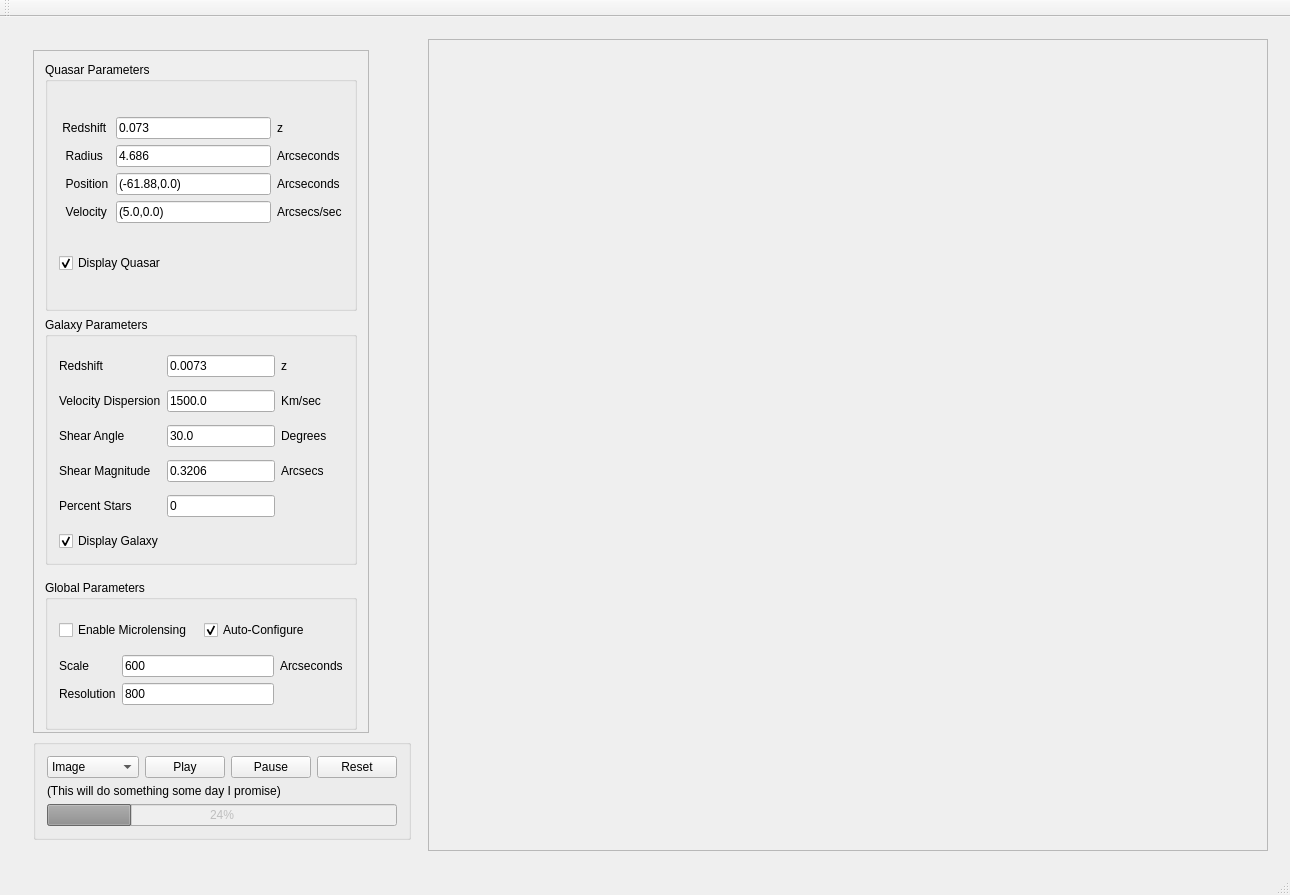
<?xml version="1.0" encoding="UTF-8"?>
<ui version="4.0">
 <class>GravitationalLensing</class>
 <widget class="QMainWindow" name="GravitationalLensing">
  <property name="geometry">
   <rect>
    <x>0</x>
    <y>0</y>
    <width>1290</width>
    <height>895</height>
   </rect>
  </property>
  <property name="windowTitle">
   <string>Gravitational Lensing</string>
  </property>
  <widget class="QWidget" name="centralWidget">
   <layout class="QVBoxLayout" name="verticalLayout">
    <item>
     <widget class="QScrollArea" name="scrollArea">
      <property name="frameShape">
       <enum>QFrame::NoFrame</enum>
      </property>
      <property name="widgetResizable">
       <bool>true</bool>
      </property>
      <widget class="QWidget" name="scrollAreaWidgetContents">
       <property name="geometry">
        <rect>
         <x>0</x>
         <y>0</y>
         <width>1266</width>
         <height>824</height>
        </rect>
       </property>
       <layout class="QHBoxLayout" name="horizontalLayout">
        <item>
         <widget class="QFrame" name="frame">
          <property name="maximumSize">
           <size>
            <width>400</width>
            <height>16777215</height>
           </size>
          </property>
          <property name="frameShape">
           <enum>QFrame::NoFrame</enum>
          </property>
          <property name="frameShadow">
           <enum>QFrame::Raised</enum>
          </property>
          <layout class="QVBoxLayout" name="verticalLayout_3">
           <item alignment="Qt::AlignLeft">
            <widget class="QScrollArea" name="scrollArea_2">
             <property name="maximumSize">
              <size>
               <width>400</width>
               <height>180000</height>
              </size>
             </property>
             <property name="widgetResizable">
              <bool>true</bool>
             </property>
             <widget class="QWidget" name="scrollAreaWidgetContents_2">
              <property name="geometry">
               <rect>
                <x>0</x>
                <y>0</y>
                <width>374</width>
                <height>646</height>
               </rect>
              </property>
              <layout class="QVBoxLayout" name="verticalLayout_2">
               <item>
                <widget class="QGroupBox" name="groupBox_3">
                 <property name="enabled">
                  <bool>true</bool>
                 </property>
                 <property name="sizePolicy">
                  <sizepolicy hsizetype="Minimum" vsizetype="Preferred">
                   <horstretch>0</horstretch>
                   <verstretch>0</verstretch>
                  </sizepolicy>
                 </property>
                 <property name="minimumSize">
                  <size>
                   <width>30</width>
                   <height>0</height>
                  </size>
                 </property>
                 <property name="maximumSize">
                  <size>
                   <width>16777215</width>
                   <height>264</height>
                  </size>
                 </property>
                 <property name="title">
                  <string>Quasar Parameters</string>
                 </property>
                 <layout class="QGridLayout" name="gridLayout_4">
                  <item row="5" column="1">
                   <widget class="QCheckBox" name="displayQuasar">
                    <property name="layoutDirection">
                     <enum>Qt::LeftToRight</enum>
                    </property>
                    <property name="text">
                     <string>Display Quasar</string>
                    </property>
                    <property name="checked">
                     <bool>true</bool>
                    </property>
                   </widget>
                  </item>
                  <item row="0" column="1">
                   <layout class="QGridLayout" name="gridLayout_5">
                    <item row="2" column="1">
                     <widget class="QLineEdit" name="qPosition">
                      <property name="text">
                       <string>(-61.88,0.0)</string>
                      </property>
                     </widget>
                    </item>
                    <item row="2" column="2">
                     <widget class="QLabel" name="label_10">
                      <property name="text">
                       <string>Arcseconds </string>
                      </property>
                     </widget>
                    </item>
                    <item row="2" column="0">
                     <widget class="QLabel" name="label_7">
                      <property name="text">
                       <string>  Position</string>
                      </property>
                     </widget>
                    </item>
                    <item row="1" column="1">
                     <widget class="QLineEdit" name="qRadius">
                      <property name="text">
                       <string>4.686</string>
                      </property>
                     </widget>
                    </item>
                    <item row="3" column="0">
                     <widget class="QLabel" name="label_6">
                      <property name="text">
                       <string>  Velocity</string>
                      </property>
                     </widget>
                    </item>
                    <item row="3" column="1">
                     <widget class="QLineEdit" name="qVelocity">
                      <property name="text">
                       <string>(5.0,0.0)</string>
                      </property>
                     </widget>
                    </item>
                    <item row="3" column="2">
                     <widget class="QLabel" name="label_8">
                      <property name="text">
                       <string>Arcsecs/sec</string>
                      </property>
                     </widget>
                    </item>
                    <item row="1" column="2">
                     <widget class="QLabel" name="label_19">
                      <property name="text">
                       <string>Arcseconds</string>
                      </property>
                     </widget>
                    </item>
                    <item row="0" column="0">
                     <widget class="QLabel" name="label_9">
                      <property name="text">
                       <string> Redshift </string>
                      </property>
                     </widget>
                    </item>
                    <item row="1" column="0">
                     <widget class="QLabel" name="label_4">
                      <property name="text">
                       <string>  Radius</string>
                      </property>
                     </widget>
                    </item>
                    <item row="0" column="1">
                     <widget class="QLineEdit" name="qRedshift">
                      <property name="text">
                       <string>0.073</string>
                      </property>
                     </widget>
                    </item>
                    <item row="0" column="2">
                     <widget class="QLabel" name="label_5">
                      <property name="text">
                       <string>z</string>
                      </property>
                     </widget>
                    </item>
                   </layout>
                  </item>
                 </layout>
                </widget>
               </item>
               <item>
                <widget class="QGroupBox" name="groupBox_4">
                 <property name="sizePolicy">
                  <sizepolicy hsizetype="Preferred" vsizetype="Preferred">
                   <horstretch>0</horstretch>
                   <verstretch>0</verstretch>
                  </sizepolicy>
                 </property>
                 <property name="minimumSize">
                  <size>
                   <width>30</width>
                   <height>0</height>
                  </size>
                 </property>
                 <property name="maximumSize">
                  <size>
                   <width>16777215</width>
                   <height>263</height>
                  </size>
                 </property>
                 <property name="title">
                  <string>Galaxy Parameters</string>
                 </property>
                 <layout class="QGridLayout" name="gridLayout">
                  <item row="5" column="1">
                   <widget class="QCheckBox" name="displayGalaxy">
                    <property name="layoutDirection">
                     <enum>Qt::LeftToRight</enum>
                    </property>
                    <property name="text">
                     <string>Display Galaxy</string>
                    </property>
                    <property name="checked">
                     <bool>true</bool>
                    </property>
                   </widget>
                  </item>
                  <item row="0" column="2">
                   <widget class="QLabel" name="label_15">
                    <property name="text">
                     <string/>
                    </property>
                   </widget>
                  </item>
                  <item row="0" column="1" rowspan="2">
                   <layout class="QGridLayout" name="gridLayout_3">
                    <item row="2" column="1">
                     <widget class="QLineEdit" name="gShearAngle">
                      <property name="text">
                       <string>30.0</string>
                      </property>
                     </widget>
                    </item>
                    <item row="0" column="0">
                     <widget class="QLabel" name="label_14">
                      <property name="text">
                       <string>Redshift</string>
                      </property>
                     </widget>
                    </item>
                    <item row="0" column="1">
                     <widget class="QLineEdit" name="gRedshift">
                      <property name="text">
                       <string>0.0073</string>
                      </property>
                     </widget>
                    </item>
                    <item row="0" column="2">
                     <widget class="QLabel" name="label">
                      <property name="text">
                       <string>z</string>
                      </property>
                     </widget>
                    </item>
                    <item row="3" column="0">
                     <widget class="QLabel" name="label_12">
                      <property name="text">
                       <string>Shear Magnitude</string>
                      </property>
                     </widget>
                    </item>
                    <item row="2" column="0">
                     <widget class="QLabel" name="label_3">
                      <property name="text">
                       <string>Shear Angle</string>
                      </property>
                     </widget>
                    </item>
                    <item row="1" column="2">
                     <widget class="QLabel" name="label_16">
                      <property name="text">
                       <string>Km/sec</string>
                      </property>
                     </widget>
                    </item>
                    <item row="1" column="0">
                     <widget class="QLabel" name="label_11">
                      <property name="text">
                       <string>Velocity Dispersion</string>
                      </property>
                     </widget>
                    </item>
                    <item row="3" column="2">
                     <widget class="QLabel" name="label_17">
                      <property name="text">
                       <string>Arcsecs</string>
                      </property>
                     </widget>
                    </item>
                    <item row="2" column="2">
                     <widget class="QLabel" name="label_2">
                      <property name="text">
                       <string>Degrees </string>
                      </property>
                     </widget>
                    </item>
                    <item row="4" column="1">
                     <widget class="QLineEdit" name="gNumStars">
                      <property name="text">
                       <string>0</string>
                      </property>
                     </widget>
                    </item>
                    <item row="1" column="1">
                     <widget class="QLineEdit" name="gVelDispersion">
                      <property name="text">
                       <string>1500.0</string>
                      </property>
                     </widget>
                    </item>
                    <item row="3" column="1">
                     <widget class="QLineEdit" name="gShearMag">
                      <property name="text">
                       <string>0.3206</string>
                      </property>
                     </widget>
                    </item>
                    <item row="4" column="0">
                     <widget class="QLabel" name="label_13">
                      <property name="text">
                       <string>Percent Stars</string>
                      </property>
                     </widget>
                    </item>
                   </layout>
                  </item>
                 </layout>
                </widget>
               </item>
               <item>
                <widget class="QGroupBox" name="groupBox">
                 <property name="minimumSize">
                  <size>
                   <width>0</width>
                   <height>150</height>
                  </size>
                 </property>
                 <property name="maximumSize">
                  <size>
                   <width>16777215</width>
                   <height>132</height>
                  </size>
                 </property>
                 <property name="title">
                  <string>Global Parameters</string>
                 </property>
                 <layout class="QGridLayout" name="gridLayout_6">
                  <item row="5" column="0">
                   <layout class="QGridLayout" name="gridLayout_2">
                    <item row="0" column="1">
                     <widget class="QLineEdit" name="scaleInput">
                      <property name="enabled">
                       <bool>true</bool>
                      </property>
                      <property name="text">
                       <string>600</string>
                      </property>
                     </widget>
                    </item>
                    <item row="0" column="2">
                     <widget class="QLabel" name="label_22">
                      <property name="text">
                       <string>Arcseconds</string>
                      </property>
                     </widget>
                    </item>
                    <item row="0" column="0">
                     <widget class="QLabel" name="label_21">
                      <property name="text">
                       <string>Scale</string>
                      </property>
                     </widget>
                    </item>
                    <item row="1" column="0">
                     <widget class="QLabel" name="label_20">
                      <property name="text">
                       <string>Resolution</string>
                      </property>
                     </widget>
                    </item>
                    <item row="1" column="1">
                     <widget class="QLineEdit" name="dimensionInput">
                      <property name="enabled">
                       <bool>true</bool>
                      </property>
                      <property name="text">
                       <string>800</string>
                      </property>
                     </widget>
                    </item>
                   </layout>
                  </item>
                  <item row="1" column="0">
                   <layout class="QHBoxLayout" name="horizontalLayout_3">
                    <item>
                     <widget class="QCheckBox" name="enableMicrolensingBox">
                      <property name="text">
                       <string>Enable Microlensing</string>
                      </property>
                     </widget>
                    </item>
                    <item>
                     <widget class="QCheckBox" name="autoConfigCheckBox">
                      <property name="text">
                       <string>Auto-Configure</string>
                      </property>
                      <property name="checked">
                       <bool>true</bool>
                      </property>
                     </widget>
                    </item>
                   </layout>
                  </item>
                 </layout>
                </widget>
               </item>
              </layout>
             </widget>
            </widget>
           </item>
           <item>
            <widget class="QGroupBox" name="groupBox_2">
             <property name="title">
              <string/>
             </property>
             <layout class="QVBoxLayout" name="verticalLayout_4">
              <item>
               <layout class="QHBoxLayout" name="horizontalLayout_2">
                <item>
                 <widget class="QComboBox" name="modeComboBox">
                  <item>
                   <property name="text">
                    <string>Image</string>
                   </property>
                  </item>
                  <item>
                   <property name="text">
                    <string>Light Curve</string>
                   </property>
                  </item>
                  <item>
                   <property name="text">
                    <string>Magnification Map</string>
                   </property>
                  </item>
                  <item>
                   <property name="text">
                    <string>Time Delay Surface</string>
                   </property>
                  </item>
                 </widget>
                </item>
                <item>
                 <widget class="QPushButton" name="playButton">
                  <property name="text">
                   <string>Play</string>
                  </property>
                  <property name="autoDefault">
                   <bool>false</bool>
                  </property>
                  <property name="default">
                   <bool>false</bool>
                  </property>
                  <property name="flat">
                   <bool>false</bool>
                  </property>
                 </widget>
                </item>
                <item>
                 <widget class="QPushButton" name="pauseButton">
                  <property name="text">
                   <string>Pause</string>
                  </property>
                 </widget>
                </item>
                <item>
                 <widget class="QPushButton" name="resetButton">
                  <property name="text">
                   <string>Reset</string>
                  </property>
                 </widget>
                </item>
               </layout>
              </item>
              <item>
               <widget class="QLabel" name="outputLabel">
                <property name="text">
                 <string>(This will do something some day I promise)</string>
                </property>
               </widget>
              </item>
              <item>
               <widget class="QProgressBar" name="progressBar">
                <property name="enabled">
                 <bool>false</bool>
                </property>
                <property name="value">
                 <number>24</number>
                </property>
               </widget>
              </item>
             </layout>
            </widget>
           </item>
          </layout>
         </widget>
        </item>
        <item>
         <widget class="QScrollArea" name="scrollArea_3">
          <property name="minimumSize">
           <size>
            <width>800</width>
            <height>800</height>
           </size>
          </property>
          <property name="widgetResizable">
           <bool>true</bool>
          </property>
          <widget class="QWidget" name="scrollAreaWidgetContents_3">
           <property name="geometry">
            <rect>
             <x>0</x>
             <y>0</y>
             <width>824</width>
             <height>798</height>
            </rect>
           </property>
           <layout class="QVBoxLayout" name="verticalLayout_5">
            <item>
             <widget class="QLabel" name="main_canvas">
              <property name="text">
               <string/>
              </property>
             </widget>
            </item>
           </layout>
          </widget>
         </widget>
        </item>
       </layout>
      </widget>
     </widget>
    </item>
   </layout>
  </widget>
  <widget class="QMenuBar" name="menuBar">
   <property name="geometry">
    <rect>
     <x>0</x>
     <y>0</y>
     <width>1290</width>
     <height>22</height>
    </rect>
   </property>
  </widget>
  <widget class="QToolBar" name="mainToolBar">
   <attribute name="toolBarArea">
    <enum>TopToolBarArea</enum>
   </attribute>
   <attribute name="toolBarBreak">
    <bool>false</bool>
   </attribute>
  </widget>
  <widget class="QStatusBar" name="statusBar"/>
 </widget>
 <layoutdefault spacing="6" margin="11"/>
 <resources/>
 <connections/>
</ui>
